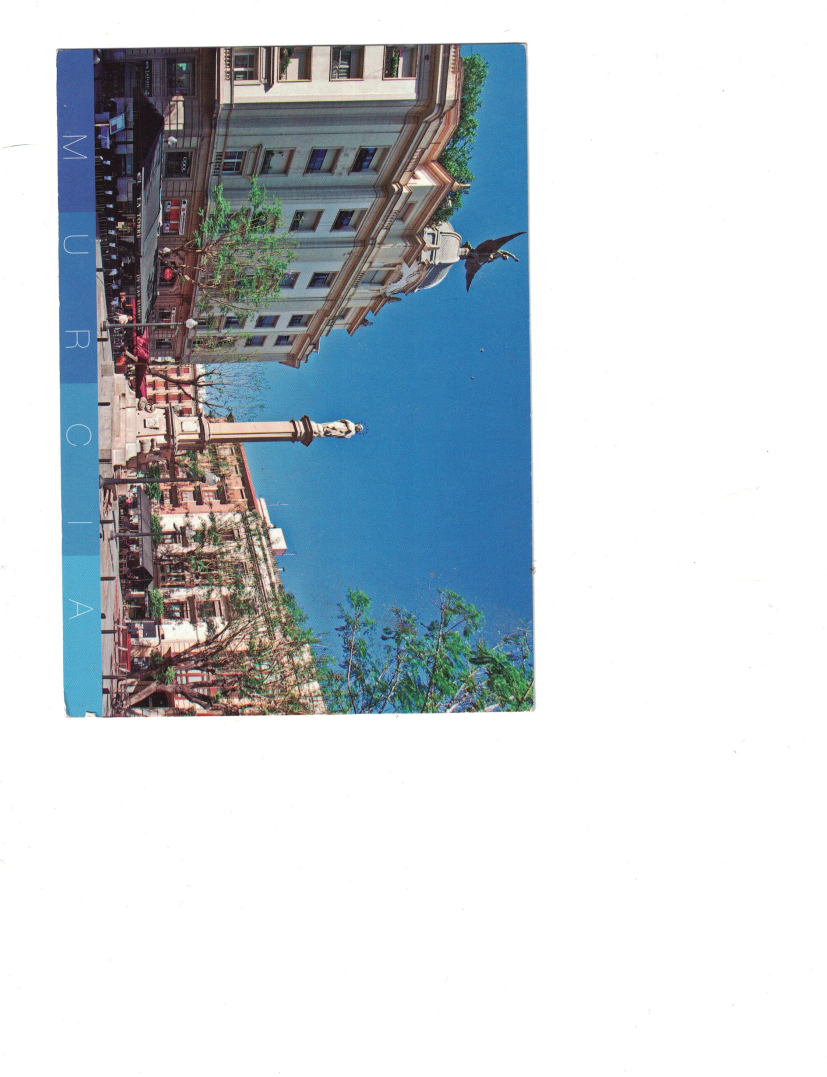
#> input picture imgs-test/middle.JPG, 2480 x 3231 px (shown at 1/3 size); its folder holds 4 pictures in this run
$ python main.py
#> lines starting #> are read from the running program, lines starting #| are printed output that depends on the picture; after the words box and inside, x2 and y2 are one past the last pixel; in counts of white or black regions, pixels touching at a corner belong together
### scan_n_crop/app.py
# scan_n_crop.app
from pathlib import Path
import cv2 as cv
import numpy as np
from cropper import Cropper


class App:
    def __init__(self) -> None:
        self._cropper = None

    @property
    def cropper(self) -> Cropper:
        return self._cropper

    @cropper.setter
    def cropper(self, cropper: Cropper) -> None:
        self._cropper = cropper

    @staticmethod
    def _load(file_path: str) -> np.ndarray:
#> called with file_path = 'imgs-test/middle.JPG'
        if not Path(file_path).is_file():
            raise FileExistsError

        return cv.imread(str(file_path), 1)
#> returned value is the input picture: shape (3231, 2480, 3); mean B, G, R 212, 206.1, 197.8

    @staticmethod
    def _generate_cropped_file_path(original_path: str) -> str:
        original = Path(original_path)
        dir = original.parent
        file_name = str(original.stem + "_CROPPED" + original.suffix)
        return str(dir / file_name)

    @staticmethod
    def _save(file_path: str, img: np.ndarray) -> None:
        cv.imwrite(str(file_path), img)

    def crop(self, file_path: str) -> None:
        if self._cropper is None:
            raise ValueError('app.cropper is None')

        img = self._load(file_path)
        cropped_img = self._cropper.crop(img)
        cropped_img_name = self._generate_cropped_file_path(file_path)
        self._save(cropped_img_name, cropped_img)

### scan_n_crop/cropper/scan_croppers.py
# cropping_strategies.py
from dataclasses import dataclass, field
import numpy as np
import cv2 as cv


@dataclass
class SinglePhotoScanCropper:
    _scan: np.ndarray = field(repr=False, default=None)
    _scan_grayscale: np.ndarray = field(repr=False, default=None)
    _scan_contours: tuple = field(repr=False, default=None)
    _photo_contour: np.ndarray = field(repr=False, default=None)
    _bounding_box: np.ndarray = field(repr=False, default=None)
    _photo: np.ndarray = field(repr=False, default=None)

    def _reset_class_values(self) -> None:
        self._scan = None
        self._scan_grayscale = None
        self._scan_contours = None
        self._photo_contour = None
        self._bounding_box = None
        self._photo = None

    def _convert_to_grayscale(self) -> None:
        self._scan_grayscale = cv.cvtColor(self._scan, cv.COLOR_BGR2GRAY)
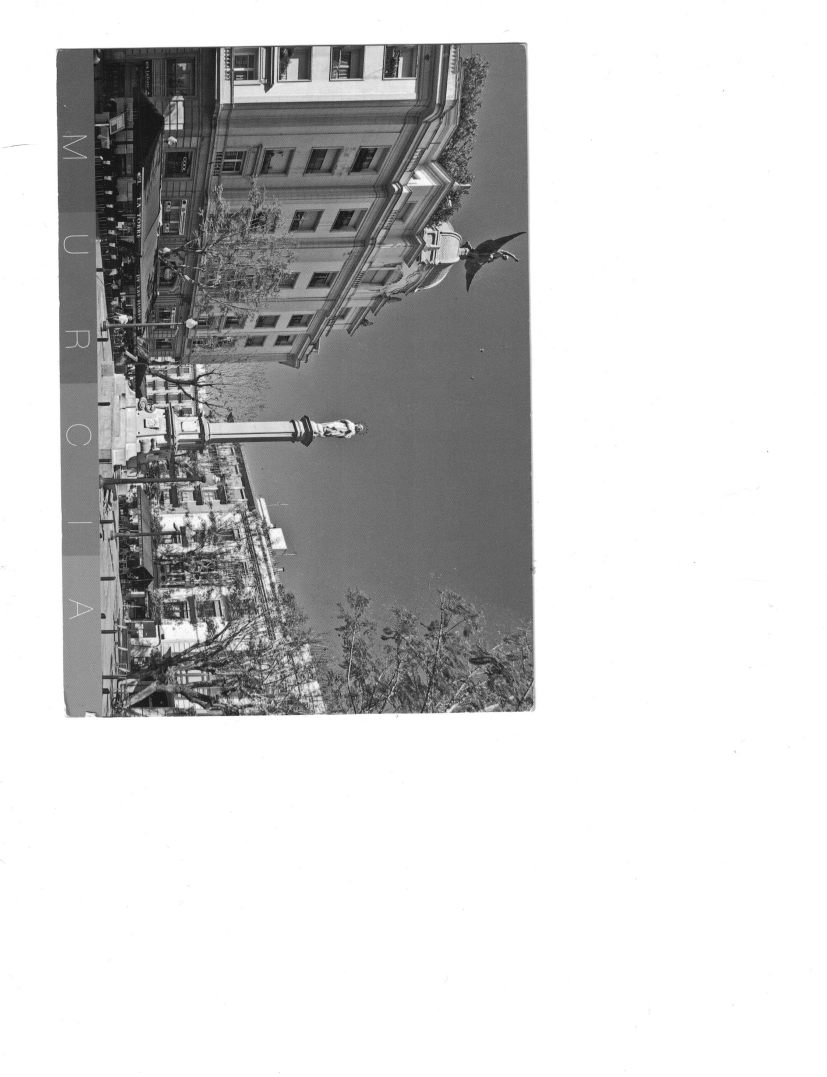
#> self._scan_grayscale: shape (3231, 2480) (shown at 1/3 size); min 1, max 255, mean 204.3

    def _get_scan_contours(self) -> None:
        # TODO - Check actual return type is a tuple
        _, thresh = cv.threshold(self._scan_grayscale, 127, 255, 0)
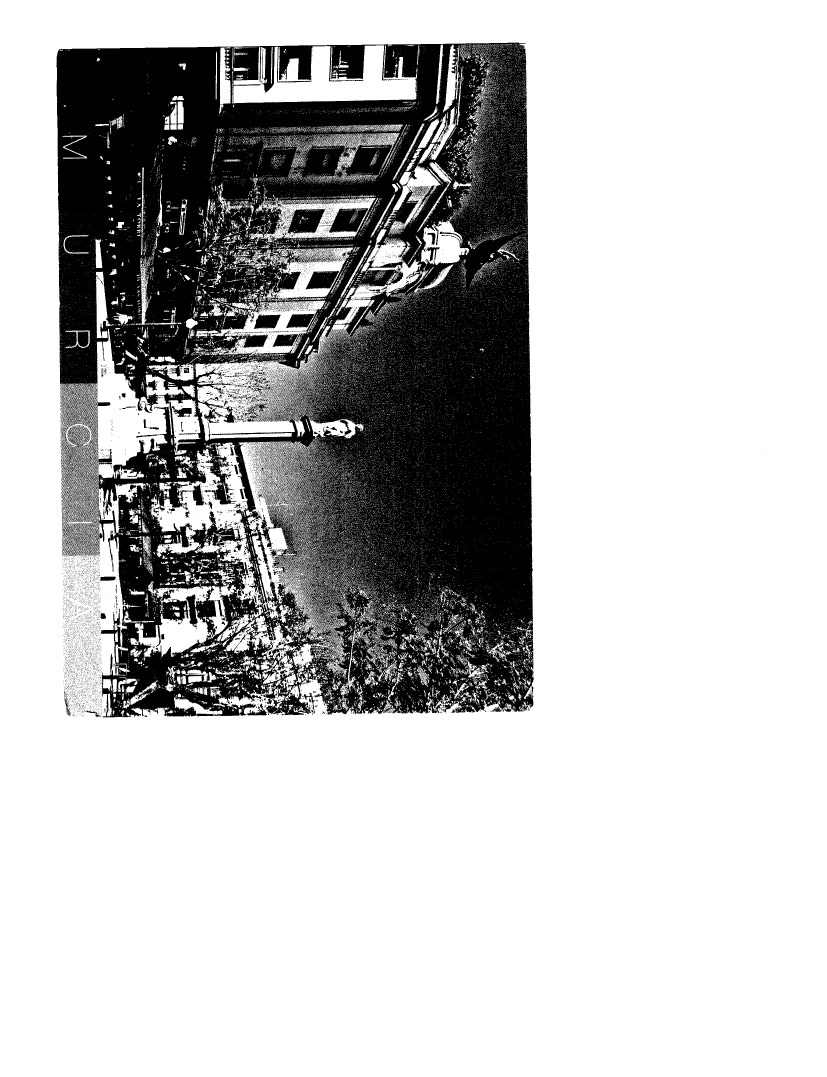
#> thresh: shape (3231, 2480) (shown at 1/3 size); 75% white; 13397 black regions (13120 under 20 px)
        self._scan_contours = cv.findContours(
            thresh,
            cv.RETR_TREE,
            cv.CHAIN_APPROX_SIMPLE,
        )
#> self._scan_contours = 71890 contours

    def _find_photo_contour(self) -> None:
        contours, hierarchy = self._scan_contours
#> contours = 71890 contours
        photo = []
        for idx, val in enumerate(hierarchy[0]):
            _next, _prev, _child, _parent = val
            if _next == -1 and _parent == 0 and _child != -1:
                photo.append(contours[idx])
#> this loop made 71890 passes
#> val on passes 1 to 3: [-1, -1, 1, -1], [2, -1, -1, 0], [3, 1, -1, 0]
#> after the loop, photo = 1 contour; box (x1, y1, x2, y2) and area: (168, 127, 1602, 2153) 2616676
        if len(photo) > 1:
            raise ValueError("scan has more than one photo")
        self._photo_contour = photo[0]
#> self._photo_contour = contour of 9100 points, box (x1, y1, x2, y2) (168, 127, 1602, 2153), area 2616676

    def _create_photo_bounding_box(self) -> None:
        rect = cv.minAreaRect(self._photo_contour[0])
        self._bounding_box = np.int0(cv.boxPoints(rect))

    def _crop_photo(self) -> None:
        center, size, angle = cv.minAreaRect(self._photo_contour)
#> center = (885.1, 1140.4); size = (1413, 2010.3); angle = -0.739
        center, size = tuple(map(int, center)), tuple(map(int, size))
#> center = (885, 1140); size = (1413, 2010)
        # height, width = self._scan.shape[:2]
        height, width = (self._scan.shape[1], self._scan.shape[0])
#> height = 2480; width = 3231
        M = cv.getRotationMatrix2D(center, -angle, 1)
#> M = [[1, 0.0129, -14.63], [-0.0129, 1, 11.51]]
        scan_rotated = cv.warpAffine(self._scan, M, (width, height))
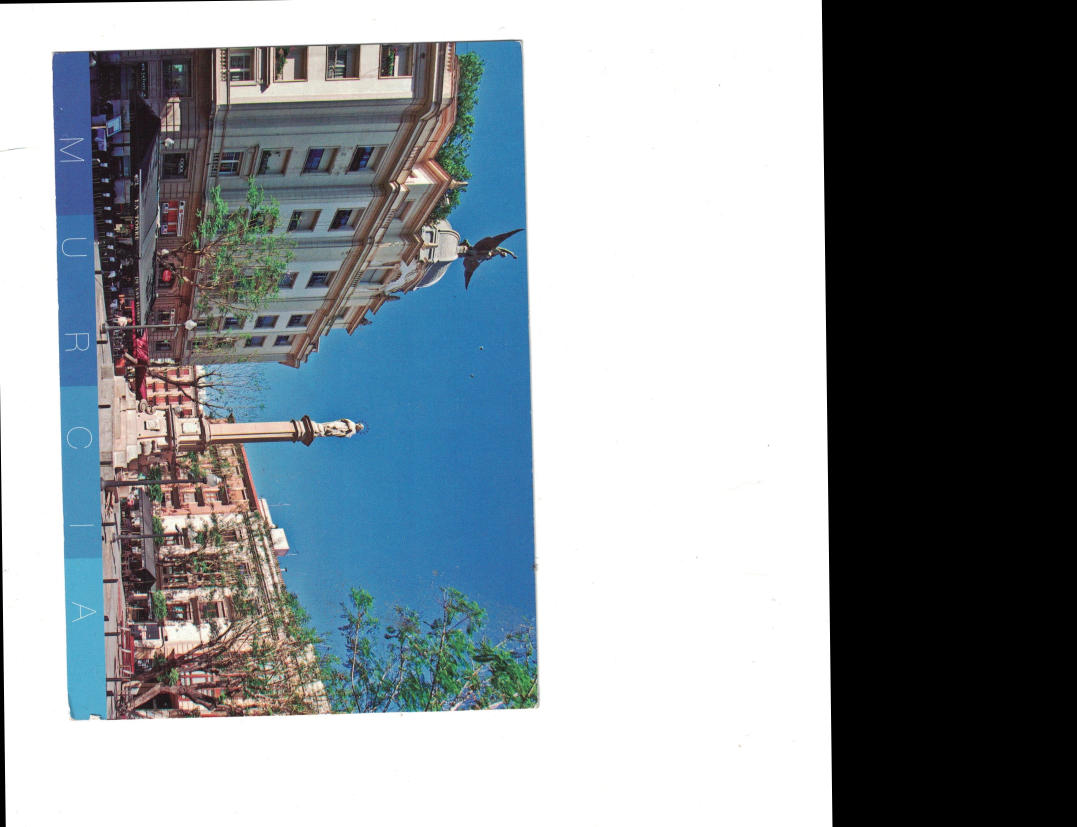
#> scan_rotated: shape (2480, 3231, 3) (shown at 1/3 size); mean B, G, R 152.3, 146.4, 138.1
        cropped_photo = cv.getRectSubPix(scan_rotated, size, center)
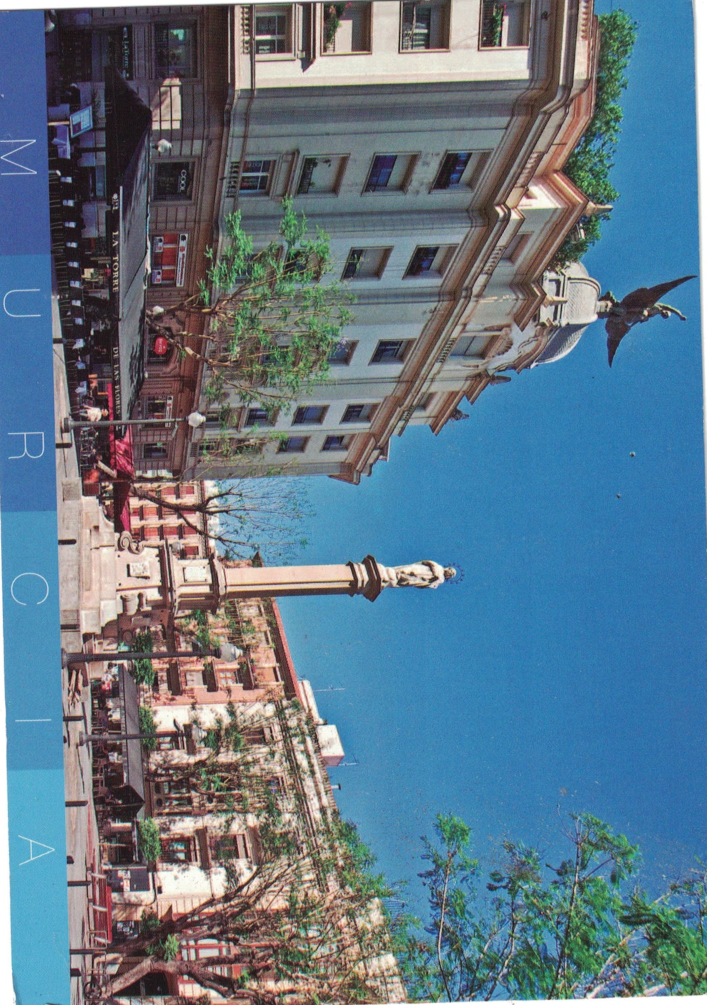
#> cropped_photo: shape (2010, 1413, 3) (shown at 1/2 size); mean B, G, R 135.5, 119.1, 96
        self._photo = cropped_photo

    def crop(self, scan: np.ndarray) -> list[np.ndarray]:
        self._reset_class_values()
        # TODO - scan validation - check scan.shape
        # TODO - do I need to worry about BGR vs RGB?
        # TODO - do I need copy for original scan protection?
        self._scan = scan.copy()
        self._convert_to_grayscale()
        self._get_scan_contours()
        self._find_photo_contour()
        # self._create_photo_bounding_box()
        self._crop_photo()
        return self._photo

### scan_n_crop/main.py
from pathlib import Path
from rich.traceback import install
from app import App
from cropper.scan_croppers import SinglePhotoScanCropper

install()

app = App()
app.cropper = SinglePhotoScanCropper()

scans_dir = Path(__file__).parent.parent / 'imgs-test'
files = []
for file in scans_dir.iterdir():
    files.append(file)

app.crop(str(files[2]))
